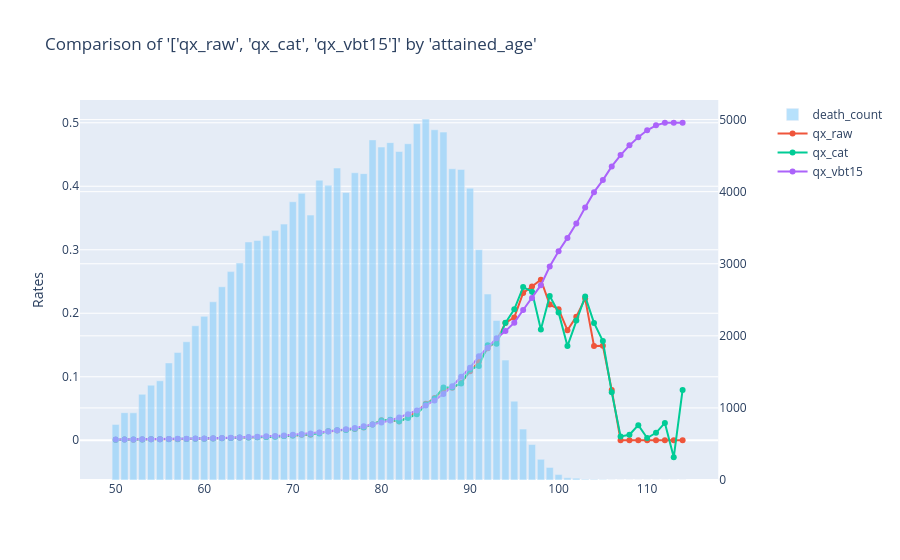

Notebook code for this chart:
### Code cell
charters.compare_rates(
    model_data,
    x_axis="attained_age",
    rates=["qx_raw", "qx_cat", "qx_vbt15"],
    weights=["amount_exposed"],
    secondary="death_count",
)
